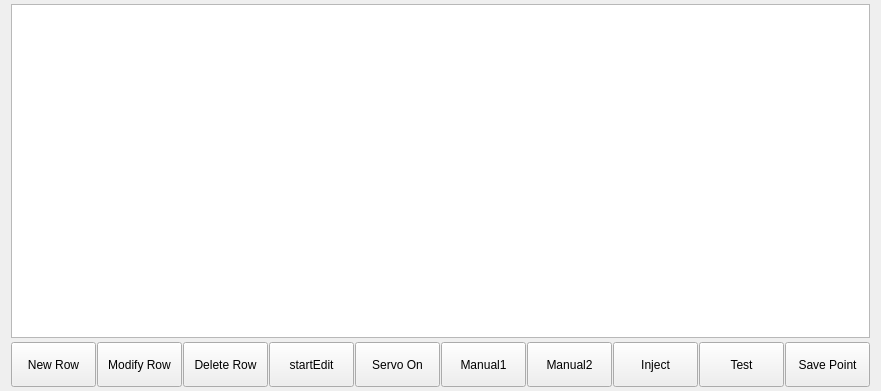
<?xml version="1.0" encoding="UTF-8"?>
<ui version="4.0">
 <class>ICProgramPage</class>
 <widget class="QWidget" name="ICProgramPage">
  <property name="geometry">
   <rect>
    <x>0</x>
    <y>0</y>
    <width>854</width>
    <height>391</height>
   </rect>
  </property>
  <property name="windowTitle">
   <string>Form</string>
  </property>
  <layout class="QVBoxLayout" name="verticalLayout">
   <property name="spacing">
    <number>4</number>
   </property>
   <property name="topMargin">
    <number>4</number>
   </property>
   <property name="bottomMargin">
    <number>4</number>
   </property>
   <item>
    <widget class="QTableWidget" name="tableWidget">
     <property name="focusPolicy">
      <enum>Qt::NoFocus</enum>
     </property>
     <property name="selectionMode">
      <enum>QAbstractItemView::SingleSelection</enum>
     </property>
     <property name="selectionBehavior">
      <enum>QAbstractItemView::SelectRows</enum>
     </property>
    </widget>
   </item>
   <item>
    <layout class="QHBoxLayout" name="horizontalLayout">
     <property name="spacing">
      <number>1</number>
     </property>
     <item>
      <widget class="QPushButton" name="newButton">
       <property name="minimumSize">
        <size>
         <width>85</width>
         <height>45</height>
        </size>
       </property>
       <property name="focusPolicy">
        <enum>Qt::NoFocus</enum>
       </property>
       <property name="text">
        <string>New Row</string>
       </property>
      </widget>
     </item>
     <item>
      <widget class="QPushButton" name="modiifyButton">
       <property name="minimumSize">
        <size>
         <width>85</width>
         <height>45</height>
        </size>
       </property>
       <property name="focusPolicy">
        <enum>Qt::NoFocus</enum>
       </property>
       <property name="text">
        <string>Modify Row</string>
       </property>
      </widget>
     </item>
     <item>
      <widget class="QPushButton" name="deleteButton">
       <property name="minimumSize">
        <size>
         <width>85</width>
         <height>45</height>
        </size>
       </property>
       <property name="focusPolicy">
        <enum>Qt::NoFocus</enum>
       </property>
       <property name="text">
        <string>Delete Row</string>
       </property>
      </widget>
     </item>
     <item>
      <widget class="QPushButton" name="startEdit">
       <property name="minimumSize">
        <size>
         <width>85</width>
         <height>45</height>
        </size>
       </property>
       <property name="focusPolicy">
        <enum>Qt::NoFocus</enum>
       </property>
       <property name="text">
        <string>startEdit</string>
       </property>
       <property name="checkable">
        <bool>true</bool>
       </property>
      </widget>
     </item>
     <item>
      <widget class="ICCheckedButton" name="seveoEdit">
       <property name="minimumSize">
        <size>
         <width>85</width>
         <height>45</height>
        </size>
       </property>
       <property name="focusPolicy">
        <enum>Qt::NoFocus</enum>
       </property>
       <property name="text">
        <string>Servo On</string>
       </property>
       <property name="checkable">
        <bool>true</bool>
       </property>
      </widget>
     </item>
     <item>
      <widget class="QPushButton" name="manualButton">
       <property name="minimumSize">
        <size>
         <width>85</width>
         <height>45</height>
        </size>
       </property>
       <property name="focusPolicy">
        <enum>Qt::NoFocus</enum>
       </property>
       <property name="text">
        <string>Manual1</string>
       </property>
       <property name="checkable">
        <bool>false</bool>
       </property>
      </widget>
     </item>
     <item>
      <widget class="QPushButton" name="manual2Button">
       <property name="minimumSize">
        <size>
         <width>85</width>
         <height>45</height>
        </size>
       </property>
       <property name="focusPolicy">
        <enum>Qt::NoFocus</enum>
       </property>
       <property name="text">
        <string>Manual2</string>
       </property>
       <property name="checkable">
        <bool>false</bool>
       </property>
      </widget>
     </item>
     <item>
      <widget class="QPushButton" name="injectButton">
       <property name="minimumSize">
        <size>
         <width>85</width>
         <height>45</height>
        </size>
       </property>
       <property name="focusPolicy">
        <enum>Qt::NoFocus</enum>
       </property>
       <property name="text">
        <string>Inject</string>
       </property>
       <property name="checkable">
        <bool>false</bool>
       </property>
      </widget>
     </item>
     <item>
      <widget class="QPushButton" name="testButton">
       <property name="minimumSize">
        <size>
         <width>85</width>
         <height>45</height>
        </size>
       </property>
       <property name="focusPolicy">
        <enum>Qt::NoFocus</enum>
       </property>
       <property name="text">
        <string>Test</string>
       </property>
       <property name="checkable">
        <bool>false</bool>
       </property>
      </widget>
     </item>
     <item>
      <spacer name="horizontalSpacer_2">
       <property name="orientation">
        <enum>Qt::Horizontal</enum>
       </property>
       <property name="sizeHint" stdset="0">
        <size>
         <width>40</width>
         <height>20</height>
        </size>
       </property>
      </spacer>
     </item>
     <item>
      <widget class="QPushButton" name="saveButton">
       <property name="minimumSize">
        <size>
         <width>85</width>
         <height>45</height>
        </size>
       </property>
       <property name="focusPolicy">
        <enum>Qt::NoFocus</enum>
       </property>
       <property name="text">
        <string>Save Point</string>
       </property>
      </widget>
     </item>
    </layout>
   </item>
  </layout>
 </widget>
 <customwidgets>
  <customwidget>
   <class>ICCheckedButton</class>
   <extends>QPushButton</extends>
   <header>iccheckedbutton.h</header>
  </customwidget>
 </customwidgets>
 <resources/>
 <connections/>
</ui>
